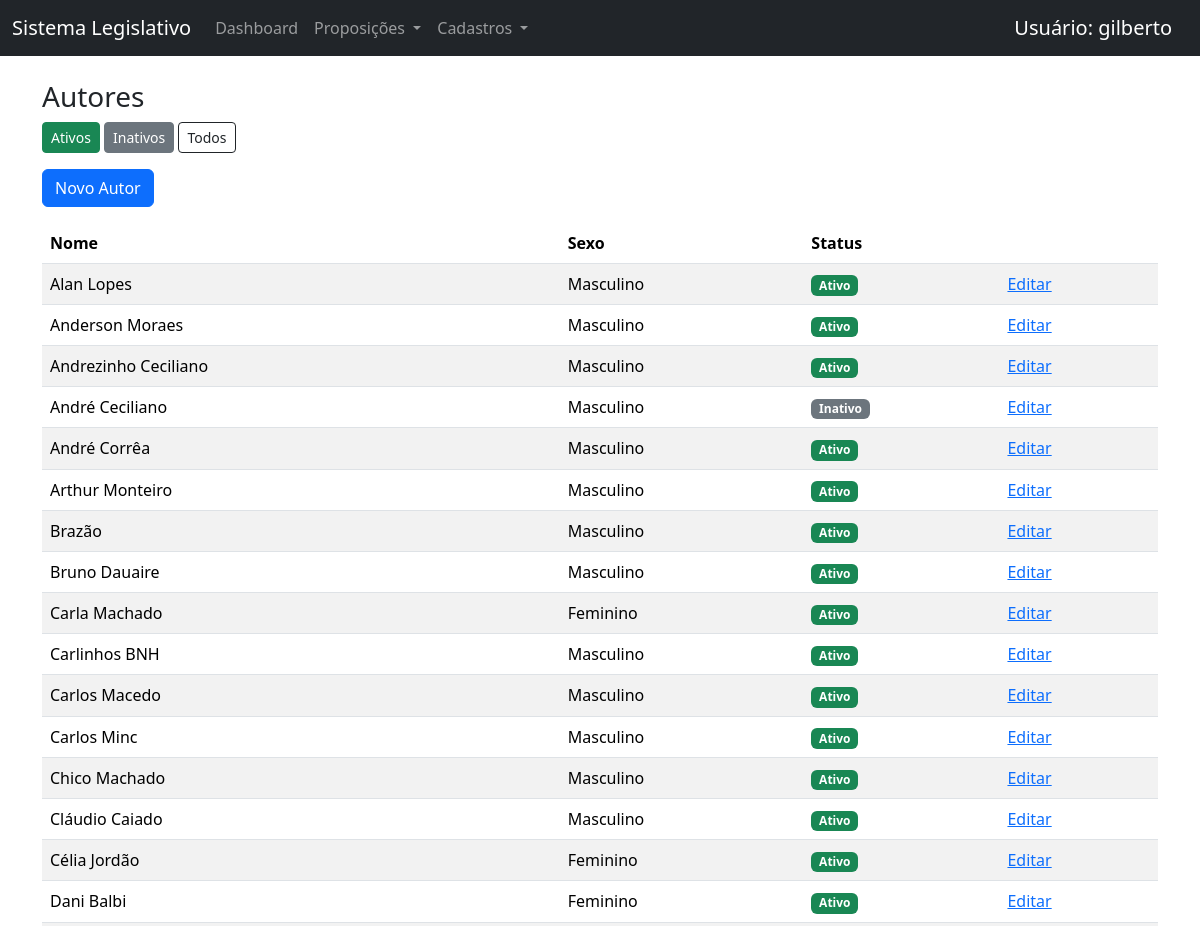
The page /autores/ (signed in, upper part) on the database as committed earlier.
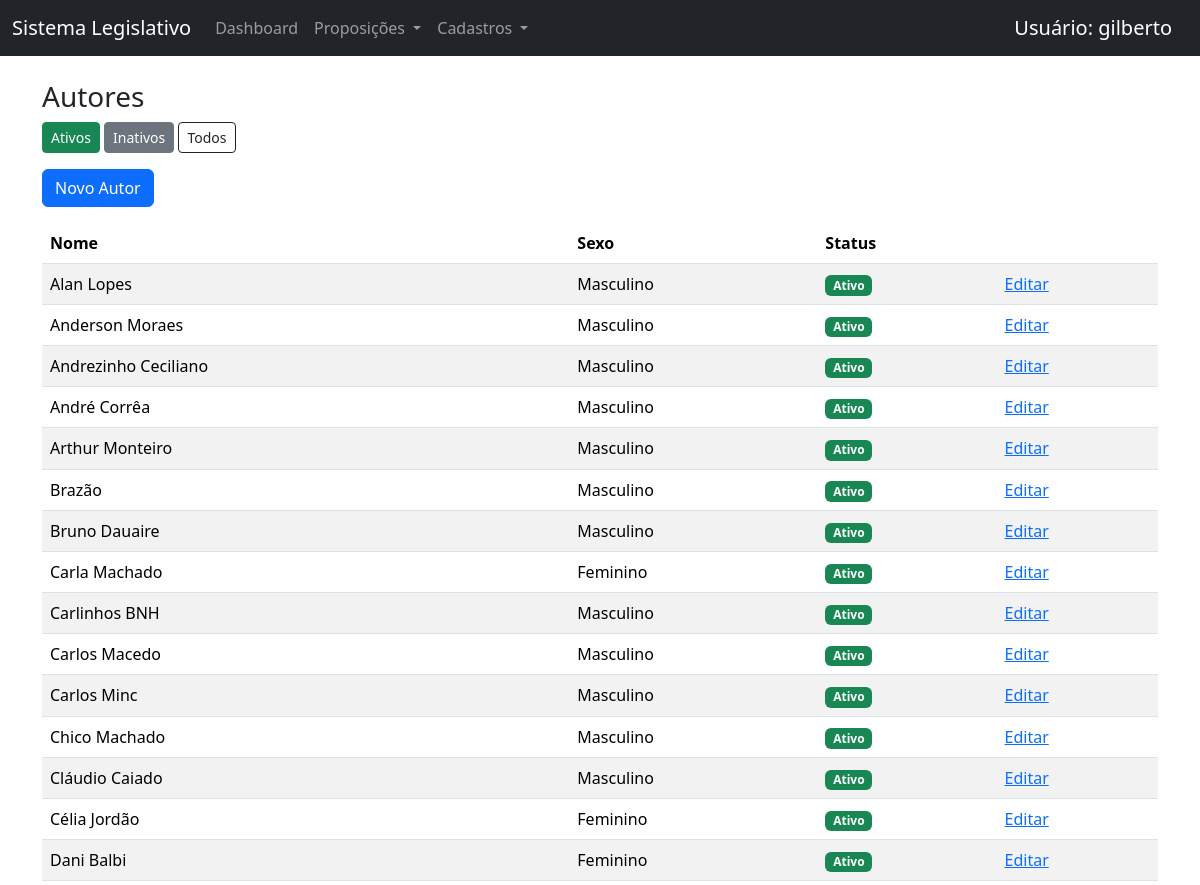
The same page on the database as committed later.
### www/models.py (models this page shows, shortened)
class Autor(models.Model):
    nome = models.CharField(max_length=150)
    sexo = models.CharField(
        max_length=1,
        choices=[
            ("M", "Masculino"),
            ("F", "Feminino"),
        ]
    )
    ativo = models.BooleanField(default=True)
    class Meta:
        verbose_name = "Autor"
        verbose_name_plural = "Autores"
        ordering = ["nome"]

### www/views.py (the view)
# urls.py: path("autores/", AutorListView.as_view(), name="autor_list"),
class AutorListView(LoginRequiredMixin, ListView):
    model = Autor
    template_name = "www/autor_list.html"
    context_object_name = "autores"
    def get_queryset(self):
        qs = Autor.objects.all()
        ativo = self.request.GET.get("ativo")
        if ativo == "1":
            qs = qs.filter(ativo=True)
        elif ativo == "0":
            qs = qs.filter(ativo=False)
        return qs

### www/templates/www/autor_list.html
{% extends "base.html" %}
{% block content %}
<h3>Autores</h3>
<div class="mb-3">
    <a href="?ativo=1" class="btn btn-success btn-sm">Ativos</a>
    <a href="?ativo=0" class="btn btn-secondary btn-sm">Inativos</a>
    <a href="{% url 'autor_list' %}" class="btn btn-outline-dark btn-sm">Todos</a>
</div>
<a href="{% url 'autor_create' %}" class="btn btn-primary mb-3">Novo Autor</a>
<table class="table table-striped">
    <thead>
        <tr>
            <th>Nome</th>
            <th>Sexo</th>
            <th>Status</th>
            <th></th>
        </tr>
    </thead>
    <tbody>
        {% for autor in autores %}
        <tr>
            <td>{{ autor.nome }}</td>
            <td>{{ autor.get_sexo_display }}</td>
            <td>
                {% if autor.ativo %}
                    <span class="badge bg-success">Ativo</span>
                {% else %}
                    <span class="badge bg-secondary">Inativo</span>
                {% endif %}
            </td>
            <td>
                <a href="{% url 'autor_update' autor.pk %}">Editar</a>
            </td>
        </tr>
        {% endfor %}
    </tbody>
</table>
{% endblock %}

Rows that differ between the two databases and show on the page:
removed Autor: nome "André Ceciliano", sexo "Masculino", ativo "Inativo"
